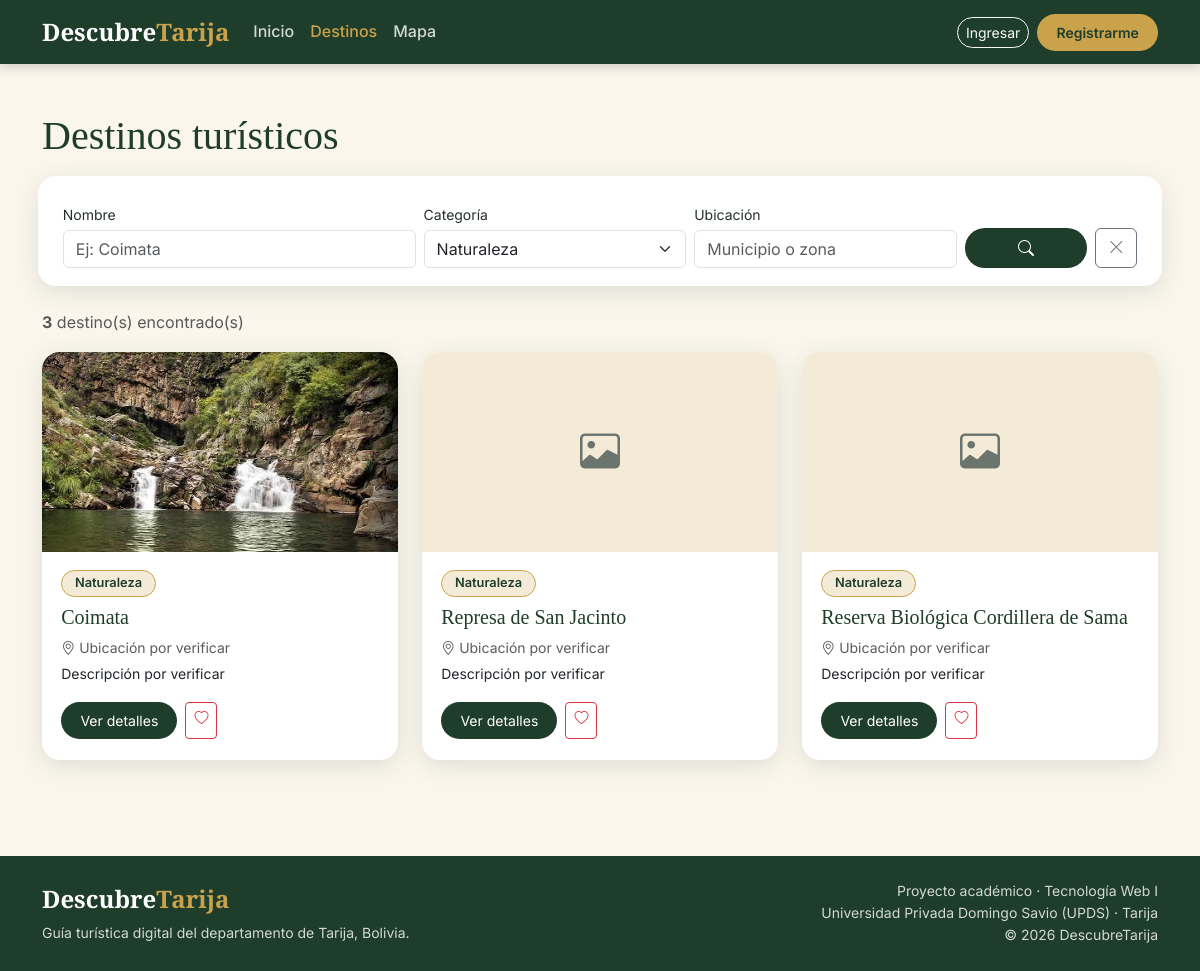
The app's page /destinos.php?cat=1 with its own data.
### tables this page shows
CREATE TABLE destinos (
  id INT AUTO_INCREMENT PRIMARY KEY,
  nombre VARCHAR(80) NOT NULL UNIQUE,
  descripcion TEXT NULL,
  ubicacion VARCHAR(100) NULL,
  latitud DECIMAL(9,6) NULL,
  longitud DECIMAL(9,6) NULL,
  categoria_id INT NULL,
  destacado BOOLEAN NOT NULL DEFAULT FALSE,
  verificado BOOLEAN NOT NULL DEFAULT FALSE,
  CONSTRAINT fk_destino_categoria
    FOREIGN KEY (categoria_id) REFERENCES categorias(id)
);

CREATE TABLE categorias (
  id INT AUTO_INCREMENT PRIMARY KEY,
  nombre VARCHAR(40) NOT NULL UNIQUE,
  descripcion VARCHAR(200) NULL
);

### www/includes/funciones.php (called while the page is built, shortened)
<?php
function e($texto): string
{
    return htmlspecialchars((string) $texto, ENT_QUOTES, 'UTF-8');
}
function esta_logueado(): bool
{
    return isset($_SESSION['usuario']);
}
function dato($texto, string $vacio = 'Por verificar'): string
{
    $texto = trim((string) $texto);
    return ($texto === '' || strcasecmp($texto, 'POR VERIFICAR') === 0) ? $vacio : $texto;
}
function foto_url(?string $ruta): ?string
{
    if (!$ruta || str_contains($ruta, '..')) {
        return null;
    }
    $ruta = ltrim($ruta, '/');
    return is_file(__DIR__ . '/../' . $ruta) ? '/' . $ruta : null;
}

### www/destinos.php (the view, shortened to what this page needs)
<?php
require __DIR__ . '/includes/conexion.php';
require_once __DIR__ . '/includes/funciones.php';
$q    = trim($_GET['q']    ?? '');
$cat  = (int) ($_GET['cat'] ?? 0);
$ubic = trim($_GET['ubic'] ?? '');
$donde  = [];
$params = [];
if ($cat > 0)     { $donde[] = 'd.categoria_id = ?';  $params[] = $cat; }
$sql = SQL_DESTINOS . ($donde ? ' WHERE ' . implode(' AND ', $donde) : '') . ' ORDER BY d.nombre';
$consulta = $pdo->prepare($sql);
$consulta->execute($params);
$destinos = $consulta->fetchAll();
$categorias = $pdo->query('SELECT id, nombre FROM categorias ORDER BY id')->fetchAll();
$hay_filtros = ($q !== '' || $cat > 0 || $ubic !== '');
require __DIR__ . '/includes/header.php';
?>
<div class="container py-5">
  <h1 class="mb-4">Destinos turísticos</h1>
  <form class="filtros row g-2 align-items-end mb-4" method="get" action="/destinos.php">
    <div class="col-12 col-md-4">
      <label class="form-label small mb-1" for="q">Nombre</label>
      <input id="q" type="search" name="q" class="form-control" value="<?= e($q) ?>" placeholder="Ej: Coimata">
    </div>
    <div class="col-12 col-md-3">
      <label class="form-label small mb-1" for="cat">Categoría</label>
      <select id="cat" name="cat" class="form-select">
        <?php foreach ($categorias as $c): ?>
          <option value="<?= (int) $c['id'] ?>"<?= $cat === (int) $c['id'] ? ' selected' : '' ?>><?= e($c['nombre']) ?></option>
        <?php endforeach; ?>
      </select>
    </div>
    <div class="col-12 col-md-3">
      <label class="form-label small mb-1" for="ubic">Ubicación</label>
      <input id="ubic" type="text" name="ubic" class="form-control" value="<?= e($ubic) ?>" placeholder="Municipio o zona">
    </div>
    <div class="col-12 col-md-2 d-flex gap-2">
      <button class="btn btn-verde flex-grow-1" type="submit"><i class="bi bi-search"></i></button>
      <?php if ($hay_filtros): ?>
        <a class="btn btn-outline-secondary" href="/destinos.php" title="Limpiar filtros"><i class="bi bi-x-lg"></i></a>
      <?php endif; ?>
    </div>
  </form>
  <p class="text-muted"><b><?= count($destinos) ?></b> destino(s) encontrado(s)</p>
  <?php if ($destinos): ?>
    <div class="row g-4">
      <?php foreach ($destinos as $d): ?>
        <?php require __DIR__ . '/includes/tarjeta_destino.php'; ?>
      <?php endforeach; ?>
    </div>
  <?php endif; ?>
</div>
<?php require __DIR__ . '/includes/footer.php'; ?>

### www/includes/tarjeta_destino.php
<?php
$foto   = foto_url($d['foto'] ?? null);
$es_fav = in_array((int) $d['id'], favoritos_ids($pdo), true);
?>
<div class="col-12 col-md-6 col-lg-4">
  <div class="card tarjeta-destino">
    <?php if ($foto): ?>
      <div class="foto" style="background-image:url('<?= e($foto) ?>')" role="img" aria-label="<?= e($d['nombre']) ?>"></div>
    <?php else: ?>
      <div class="foto"><i class="bi bi-image fs-1"></i></div>
    <?php endif; ?>
    <div class="card-body d-flex flex-column">
      <div><span class="chip-categoria"><?= e($d['categoria'] ?? 'Sin categoría') ?></span></div>
      <h3 class="card-title mt-2"><?= e($d['nombre']) ?></h3>
      <p class="small text-muted mb-1">
        <i class="bi bi-geo-alt"></i> <?= e(dato($d['ubicacion'], 'Ubicación por verificar')) ?>
      </p>
      <p class="small"><?= e(mb_strimwidth(dato($d['descripcion'], 'Descripción por verificar'), 0, 110, '…')) ?></p>
      <div class="mt-auto d-flex gap-2">
        <a href="/detalle.php?id=<?= (int) $d['id'] ?>" class="btn btn-verde btn-sm">Ver detalles</a>
        <?php if (esta_logueado()): ?>
          <form method="post" action="/favorito.php" class="d-inline">
            <?= csrf_campo() ?>
            <input type="hidden" name="destino_id" value="<?= (int) $d['id'] ?>">
            <input type="hidden" name="accion" value="<?= $es_fav ? 'quitar' : 'agregar' ?>">
            <input type="hidden" name="volver" value="<?= e($_SERVER['REQUEST_URI'] ?? '/destinos.php') ?>">
            <button type="submit" class="btn btn-sm <?= $es_fav ? 'btn-danger' : 'btn-outline-danger' ?>"
                    title="<?= $es_fav ? 'Quitar de favoritos' : 'Guardar en favoritos' ?>"
                    aria-label="<?= $es_fav ? 'Quitar de favoritos' : 'Guardar en favoritos' ?>">
              <i class="bi <?= $es_fav ? 'bi-heart-fill' : 'bi-heart' ?>"></i>
            </button>
          </form>
        <?php else: ?>
          <a class="btn btn-outline-danger btn-sm" href="/login.php"
             title="Inicia sesión para guardar favoritos" aria-label="Inicia sesión para guardar favoritos">
            <i class="bi bi-heart"></i>
          </a>
        <?php endif; ?>
      </div>
    </div>
  </div>
</div>

### www/assets/css/tarija.css (style rules this page uses)
:root { --verde: #1f3d2b; --verde-medio: #2f5d44; --beige: #f3ead7; --beige-claro: #faf6ec; --dorado: #c9a24b; --dorado-oscuro: #a9852f; --blanco: #ffffff; --texto: #25302a; --gris: #6b756e; --radio: 18px; --sombra: 0 6px 24px rgba(31, 61, 43, .12); }
body { font-family: 'Inter', system-ui, -apple-system, "Segoe UI", sans-serif; color: var(--texto); background: var(--beige-claro); line-height: 1.6; }
h1, h2, h3, h4, .logo { font-family: 'Playfair Display', Georgia, serif; }
h1, h2, h3 { color: var(--verde); }
a { color: var(--verde-medio); }
.btn-verde { background: var(--verde); color: var(--blanco); border: 0; border-radius: 999px; padding: .5rem 1.2rem; transition: transform .2s, background .2s; }
.tarjeta-destino { background: var(--blanco); border: 0; border-radius: var(--radio); overflow: hidden; box-shadow: var(--sombra); transition: transform .25s, box-shadow .25s; height: 100%; }
.tarjeta-destino .foto { height: 200px; background: var(--beige) center / cover no-repeat; display: flex; align-items: center; justify-content: center; color: var(--gris); }
.tarjeta-destino .card-body { padding: 1.1rem 1.2rem 1.3rem; }
.tarjeta-destino .card-title { font-size: 1.25rem; color: var(--verde); }
.chip-categoria { display: inline-block; background: var(--beige); color: var(--verde); border: 1px solid var(--dorado); border-radius: 999px; padding: .15rem .8rem; font-size: .8rem; font-weight: 600; text-decoration: none; }
.filtros { background: var(--blanco); border-radius: var(--radio); box-shadow: var(--sombra); padding: 1.1rem 1.3rem; }

### records on screen
destinos: categoria.nombre "Naturaleza", nombre "Coimata", ubicacion "Ubicación por verificar", descripcion+ubicacion "Descripción por verificar"
destinos: categoria.nombre "Naturaleza", nombre "Represa de San Jacinto", ubicacion "Ubicación por verificar", descripcion+ubicacion "Descripción por verificar"
destinos: categoria.nombre "Naturaleza", nombre "Reserva Biológica Cordillera de Sama", ubicacion "Ubicación por verificar", descripcion+ubicacion "Descripción por verificar"

### other values on screen
count($destinos) "3"
form field cat "Naturaleza"
